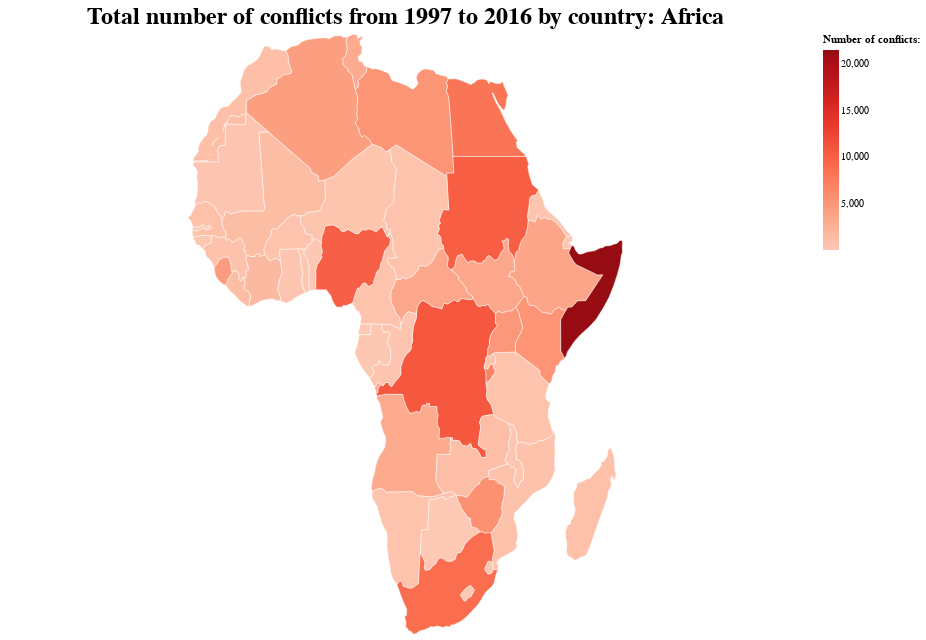

This figure's notebook cell:
### Markdown cell above
### Let's compare the countries of Africa based on the number of conflicts that happened from 2007 to 2016. What's the country with the most conflicts?And the least? Do neighbouring countries share the same conflict trend? - This interavtive map will answer the above questions.

### Code cell
conf_map = alt.Chart(africa_p, title='Total number of conflicts from 1997 to 2016 by country: Africa').configure_title(fontSize=24).transform_lookup(
    lookup = 'admin',
    from_ = alt.LookupData(data = sum_conf, 
                           key = 'country',
                           fields=['size', 'sum', 'mean'])
).mark_geoshape(color ='lightgray', stroke = 'white', strokeWidth = 1
).encode(
    color = alt.Color('size:Q', title='Number of conflicts:',scale=alt.Scale(scheme='reds', reverse = False)),    
) 

conf_map.encode(tooltip = [
        alt.Tooltip('admin:N', title='Country'),
        alt.Tooltip('size:Q', title='Number of conflicts'),
        alt.Tooltip('sum:Q',title='Number of fatalities'),
        alt.Tooltip('mean:Q', title='Average number of fatalities', format=",.2f")
        ],
               
        opacity = alt.condition(highlight, 
                        alt.value(0.5), alt.value(1)),
        strokeWidth= alt.condition(highlight, 
                           alt.value(3), alt.value(0.5))).add_selection(highlight).properties(width = 800, height = 600).configure_view(strokeWidth = 0)
